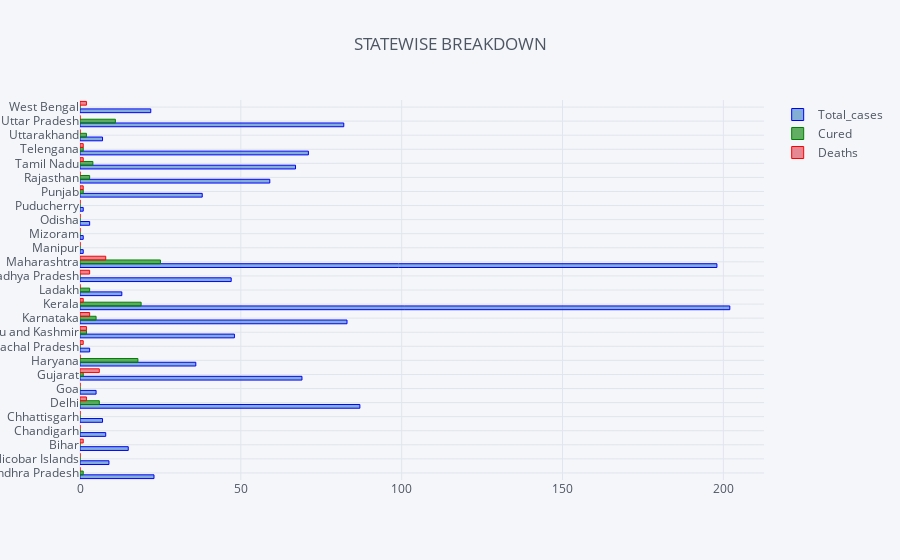

The notebook cell saved with this chart:
### Code cell
states.iplot(title='STATEWISE BREAKDOWN', kind='bar',orientation='h', 
    colors={'Total_cases':'blue', 'Cured':'green', 'Deaths':'red'})

### Figure 1 — Plotly figure (JSON) as saved in the notebook; plotly's stock layout.template omitted (floating-point values rounded to 4 significant figures)
{"data": [{"marker": {"color": "rgba(55, 128, 191, 0.6)", "line": {"color": "blue", "width": 1}}, "name": "Total_cases", "orientation": "h", "text": "", "type": "bar", "uid": "8e497c20-1436-466b-8c07-9acdd77d6a57", "x": [23, 9, 15, 8, 7, 87, 5, 69, 36, 3, 48, 83, 202, 13, 47, 198, 1, 1, 3, 1, 38, 59, 67, 71, 7, 82, 22], "y": ["Andhra Pradesh", "Andaman and Nicobar Islands", "Bihar", "Chandigarh", "Chhattisgarh", "Delhi", "Goa", "Gujarat", "Haryana", "Himachal Pradesh", "Jammu and Kashmir", "Karnataka", "Kerala", "Ladakh", "Madhya Pradesh", "Maharashtra", "Manipur", "Mizoram", "Odisha", "Puducherry", "Punjab", "Rajasthan", "Tamil Nadu", "Telengana", "Uttarakhand", "Uttar Pradesh", "West Bengal"]}, {"marker": {"color": "rgba(0, 128, 0, 0.6)", "line": {"color": "green", "width": 1}}, "name": "Cured", "orientation": "h", "text": "", "type": "bar", "uid": "70e6a3ff-8361-4dfe-810f-df7040e0f08c", "x": [1, 0, 0, 0, 0, 6, 0, 1, 18, 0, 2, 5, 19, 3, 0, 25, 0, 0, 0, 0, 1, 3, 4, 1, 2, 11, 0], "y": ["Andhra Pradesh", "Andaman and Nicobar Islands", "Bihar", "Chandigarh", "Chhattisgarh", "Delhi", "Goa", "Gujarat", "Haryana", "Himachal Pradesh", "Jammu and Kashmir", "Karnataka", "Kerala", "Ladakh", "Madhya Pradesh", "Maharashtra", "Manipur", "Mizoram", "Odisha", "Puducherry", "Punjab", "Rajasthan", "Tamil Nadu", "Telengana", "Uttarakhand", "Uttar Pradesh", "West Bengal"]}, {"marker": {"color": "rgba(219, 64, 82, 0.6)", "line": {"color": "red", "width": 1}}, "name": "Deaths", "orientation": "h", "text": "", "type": "bar", "uid": "3ad5a984-167d-4ce1-8937-7b854221926c", "x": [0, 0, 1, 0, 0, 2, 0, 6, 0, 1, 2, 3, 1, 0, 3, 8, 0, 0, 0, 0, 1, 0, 1, 1, 0, 0, 2], "y": ["Andhra Pradesh", "Andaman and Nicobar Islands", "Bihar", "Chandigarh", "Chhattisgarh", "Delhi", "Goa", "Gujarat", "Haryana", "Himachal Pradesh", "Jammu and Kashmir", "Karnataka", "Kerala", "Ladakh", "Madhya Pradesh", "Maharashtra", "Manipur", "Mizoram", "Odisha", "Puducherry", "Punjab", "Rajasthan", "Tamil Nadu", "Telengana", "Uttarakhand", "Uttar Pradesh", "West Bengal"]}], "layout": {"legend": {"bgcolor": "#F5F6F9", "font": {"color": "#4D5663"}}, "paper_bgcolor": "#F5F6F9", "plot_bgcolor": "#F5F6F9", "title": {"font": {"color": "#4D5663"}, "text": "STATEWISE BREAKDOWN"}, "xaxis": {"gridcolor": "#E1E5ED", "showgrid": true, "tickfont": {"color": "#4D5663"}, "title": {"font": {"color": "#4D5663"}, "text": ""}, "zerolinecolor": "#E1E5ED"}, "yaxis": {"gridcolor": "#E1E5ED", "showgrid": true, "tickfont": {"color": "#4D5663"}, "title": {"font": {"color": "#4D5663"}, "text": ""}, "zerolinecolor": "#E1E5ED"}}}
